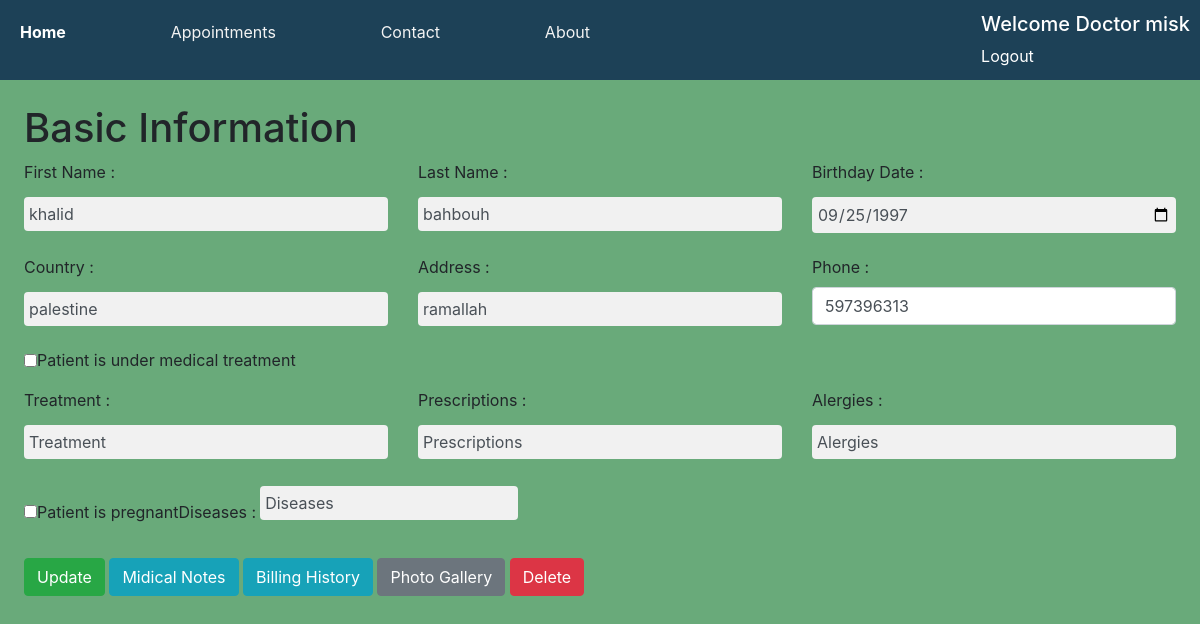
The app's page /basicInfo/1 (signed in) with its own data.
### medicalSystemApp/models.py (models this page shows, shortened)
class patient(models.Model):
    patientName = models.CharField(max_length=45, null=True)
    sex = models.IntegerField()
    doctorName = models.ForeignKey(
        Doctor, related_name='doctor_id', on_delete=models.CASCADE)
    def patient_by_id(id):
        return patient.objects.get(id=id)

class basic_information(models.Model):
    lastName = models.CharField(null=True, max_length=45)
    birthDate = models.DateField(null=True)
    country = models.CharField(max_length=15, null=True)
    address = models.CharField(max_length=25, null=True)
    phone = models.IntegerField(null=True)
    underTreatment = models.IntegerField(null=True, default=0)
    treatment = models.CharField(max_length=25, null=True)
    prescriptions = models.CharField(max_length=25, null=True)
    alergies = models.CharField(max_length=25, null=True)
    pregnant = models.IntegerField(null=True, default=0)
    diseases = models.CharField(max_length=25, null=True)
    patient_info = models.ForeignKey(
        patient, related_name='patients_info', on_delete=models.CASCADE)
    objects = usersManger()
    def check_if_exsists(id):
        if (basic_information.objects.filter(patient_info=id).exists()):
            return True
        return False

### medicalSystemApp/views.py (the view)
# urls.py: path('basicInfo/<int:id>', views.basicInfo, name='basicInfo'),
def basicInfo(request, id):
    if not 'userid' in request.session:
        return redirect('/')
    if request.method == 'POST':
        errors = basic_information.objects.basic_informatiom_validator(
            request.POST)
        if len(errors) > 0:
            for key, value in errors.items():
                messages.error(request, value)
            return redirect(f'/dashboard/basicInfo/{id}')
        firstName = request.POST['firstName']
        lastName = request.POST['lastName']
        birthDate = request.POST['birthDate']
        country = request.POST['country']
        address = request.POST['address']
        phone = int(request.POST['phone'])
        underTreatment = int(request.POST.get('underTreatment', False))
        treatment = request.POST['treatment']
        prescriptions = request.POST['prescriptions']
        alergies = request.POST['alergies']
        pregnant = int(request.POST.get('pregnant', False))
        diseases = request.POST['diseases']
        id = int(id)
        if (basic_information.check_if_exsists(id)):
            basic_information._update(id, firstName, lastName, birthDate, country, address,
                                      phone, underTreatment, treatment, prescriptions, alergies, pregnant, diseases)
        else:
            basic_information.add_basic_information(
                id, lastName, birthDate, country, address, phone, underTreatment, treatment, prescriptions, alergies, pregnant, diseases)
        return redirect('/dashboard')
    else:
        if (basic_information.check_if_exsists(id)):
            context = {
                'patient_id': patient.patient_by_id(id),
                'basic_information': basic_information.objects.filter(patient_info=id)[0]
            }
        else:
            context = {
                'patient_id': patient.patient_by_id(id),
                'basic_information': {}
            }
        return render(request, 'basic_info.html', context=context)

### medicalSystemApp/templates/basic_info.html (shortened to what this page needs)
<!DOCTYPE html>
<html lang="en">
<head>
    {% load static %}
    <link rel="stylesheet" href="{% static 'css/style.css' %}">
    <link rel="stylesheet" href="https://cdn.jsdelivr.net/npm/bootstrap@4.0.0/dist/css/bootstrap.min.css">
</head>
<body class="patient-page">
    <div class="nav">
            <ul class="nav-links">
                <a class="active" href="{% url 'medicine:dashboard' %}">Home</a>
                <a href="#appointments">Appointments</a>
                <a href="#contact">Contact</a>
                <a href="#about">About</a>
            </ul>
            <div>
                <h5 >Welcome Doctor {{ request.session.username }}</h5>
                <div>
                    <a style="color: white" href="{% url 'medicine:destroy' %}">Logout</a>
                </div>
            </div>
        </div>
    <form action="{% url 'medicine:basicInfo' patient_id.id %}" method="post">
        <div>
            <div class="m-4">
                <h1>Basic Information</h1>
                <div class="row">
                    <div class="col-4">
                        <label for="firstName" class="mr-1">First Name : </label>
                        <input type="text" name="firstName" class="form-control"
                            placeholder="First Name" value="{{ patient_id.patientName }}">
                    </div>
                    <div class="col-4">
                        <label for="lastName" class="mr-1">Last Name : </label>
                        <input type="text" name="lastName" value="{{ basic_information.lastName }}" id="lastName"
                            placeholder="Last Name"
                            class="form-control"/>
                    </div>
                    <div class="col-4">
                        <label for="birthDate" class="mr-1">Birthday Date : </label>
                        <input type="date" name="birthDate" class="form-control"
                            placeholder="Birthday Date" value="{{ basic_information.birthDate|date:'Y-m-d' }}">
                    </div>
                </div>
                <div class="row">
                    <div class="col-4">
                        <label for="country" class="mr-1">Country : </label>
                        <input type="text" name="country" class="form-control"
                            placeholder="Country" value="{{ basic_information.country }}">
                    </div>
                    <div class="col-4">
                        <label for="address" class="mr-1">Address : </label>
                        <input type="text" name="address" value="{{ basic_information.address }}" id="address"
                            placeholder="address"
                            class="form-control" />
                    </div>
                   <div class="col-4">
                    <label for="phone" class="mr-1">Phone : </label>
                    <input type="number" name="phone" class="form-control"
                        placeholder="Phone" value="{{ basic_information.phone }}">
                   </div>
                </div>
                <div class="position-relative form-group form-inline">
                    <input type="checkbox" name="underTreatment" class="form-control"
                    placeholder="First Name" value="1">
                <label for="underTreatment" class="mr-1">Patient is under medical treatment</label>
                </div>
                <div class="row">
                    <div class="col-4">
                        <label for="treatment" class="mr-1">Treatment : </label>
                    <input type="text" name="treatment" class="form-control"
                        placeholder="Treatment" value="{{ basic_information.treatment }}">
                    </div>
                    <div class="col-4">
                        <label for="prescriptions" class="mr-1">Prescriptions : </label>
                    <input type="text" name="prescriptions" class="form-control"
                        placeholder="Prescriptions" value="{{ basic_information.prescriptions }}">
                    </div>
                   <div class="col-4">
                    <label for="alergies" class="mr-1">Alergies : </label>
                    <input type="text" name="alergies" value="{{ basic_information.alergies }}" id="alergies"
                        placeholder="Alergies" autoComplete="email"
                        class="form-control" />
                   </div>
                </div>
                <div class="position-relative form-group form-inline">
                    <input type="checkbox" name="pregnant" class="form-control"
                        placeholder="pregnant" value="1">
                    <label for="pregnant" class="mr-6">Patient is pregnant</label>
                    <label for="diseases" class="mr-1">Diseases : </label>
                    <input type="text" name="diseases" class="form-control"
                        placeholder="Prescriptions" value="{{ basic_information.diseases }}">
                </div>
                <button type="submit" class="btn btn-success">Update</button>
                <a href="{% url 'medicine:MidNotes' patient_id.id %}" class="btn btn-info">Midical Notes</a>
                <a href="{% url 'medicine:billingHistory' patient_id.id %}" class="btn btn-info">Billing
                    History</a>
                <a href="{% url 'medicine:midPhoto' patient_id.id %}" class="btn btn-secondary">Photo Gallery</a>
                <a href="{% url 'medicine:delete' patient_id.id %}" class="btn btn-danger">Delete</a>
            </div>
    </form>
</body>
</html>

### medicalSystemApp/static/css/style.css (style rules this page uses)
:root { --blue: #007bff; --indigo: #6610f2; --purple: #6f42c1; --pink: #e83e8c; --red: #dc3545; --orange: #fd7e14; --yellow: #ffc107; --green: #69aa7a; --teal: #20c997; --cyan: #17a2b8; --white: #fff; --gray: #6c757d; --gray-dark: #343a40; --primary: #6995aa; --secondary: #1d4157; --success: #69aa7a; --info: #17a2b8; --warning: #ffc107; --danger: #db917d; --light: #f7f7f7; --dark: #343a40; --grey: #9b9b9b; --breakpoint-xs: 0; --breakpoint-sm: 576px; --breakpoint-md: 768px; --breakpoint-lg: 992px; --breakpoint-xl: 1200px; --font-family-sans-serif: Raleway, -apple-system, BlinkMacSystemFont, "Segoe UI", Roboto, "Helvetica Neue", Arial, sans-serif, "Apple Color Emoji", "Segoe UI Emoji", "Segoe UI Symbol", "Noto Color Emoji"; --font-family-monospace: SFMono-Regular, Menlo, Monaco, Consolas, "Liberation Mono", "Courier New", monospace; }
*, *::before, *::after { -webkit-box-sizing: border-box; box-sizing: border-box; }
html { font-family: sans-serif; line-height: 1.15; -webkit-text-size-adjust: 100%; -ms-text-size-adjust: 100%; -ms-overflow-style: scrollbar; -webkit-tap-highlight-color: rgba(0, 0, 0, 0); }
body { margin: 0; font-family: Raleway, -apple-system, BlinkMacSystemFont, "Segoe UI", Roboto, "Helvetica Neue", Arial, sans-serif, "Apple Color Emoji", "Segoe UI Emoji", "Segoe UI Symbol", "Noto Color Emoji"; font-size: 1rem; font-weight: 400; line-height: 1.5; color: #20221e; background-color: #fff; }
* { box-sizing: border-box }
input[type=text], input[type=password] { width: 100%; padding: 15px; margin: 5px 0 22px 0; display: inline-block; border: none; background: #f1f1f1; }
a { color: dodgerblue; }

### medicalSystemApp/templates/basic_info.html (style rules this page uses)
.flex-container, .nav-links, .nav { display: flex; justify-content: space-between; align-items: center; padding: 10px; }
.nav { height: 80px; background-color: #1d4157; color: #fff; margin-bottom: 20px; }
.nav-links { width: 50%; list-style-type: none; align-items: center; }
.nav-links a { color: #f3f3f3; text-decoration: none; }
.nav-links a.active { color: #fff; font-weight: bold; }
h5 { color: white; }
.patient-page { background-color: #69aa7a; }
input[type=text], input[type=password], [type=email], [type=date] { width: 100%; padding: 5px; margin: 5px 0 22px 0; display: inline-block; border: none; background: #f1f1f1; }

### records on screen
patient: firstName "khalid"
basic_information: lastName "bahbouh", birthDate "09/25/1997", country "palestine", address "ramallah", phone "597396313", treatment "Treatment", prescriptions "Prescriptions", alergies "Alergies", diseases "Diseases"

### other values on screen
{{ request.session.username }} "misk"
